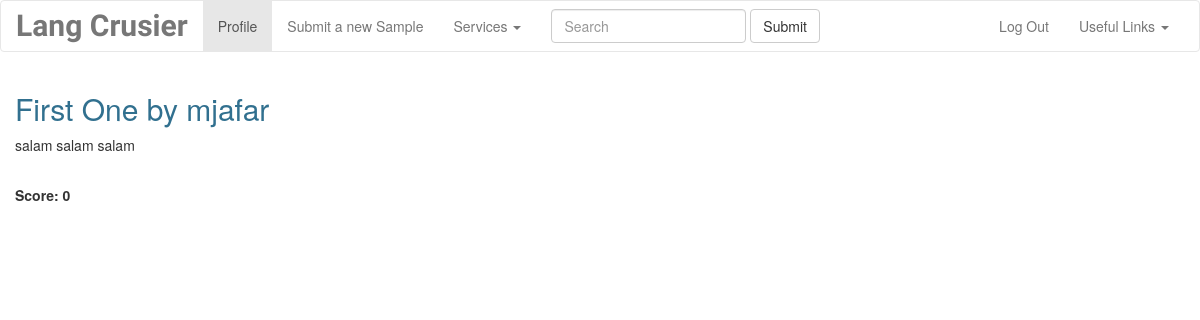
Screenshot of /profile/mjafar/4/ with the database file from the repository.
### user_profile/models.py (models this page shows, shortened)
class Writing(models.Model):
    author=models.ForeignKey(User)
    text=models.CharField(max_length=10000)
    score=models.CharField(max_length=10, default='0')
    title = models.CharField(max_length=30, null=True, default='untitled')

### user_profile/views.py (the view)
# urls.py: url(r'^(?P<username>[a-zA-Z0-9_.]{4,})/(?P<pk>[0-9]+)/$', writing, name='writing'),
def writing(request,username,pk):
    current_writing=Writing.objects.get(pk=pk)
    return render(request, 'user_profile/writing page.html',{'object':current_writing})

### user_profile/templates/user_profile/writing page.html (shortened to what this page needs)
{% extends "user_profile/base.html" %}
{% load static %}
{% block content %}
    <div class="container-fluid">
    <h2 class="text-info">{{ object.title }} by {{ object.author }}</h2>
    <p>
    {{ object.text }}
    </p>
<br>
<label>Score: {{ object.score }}</label>
    </div>
{% endblock %}

### rows the page displays
Writing: title "First One", author "mjafar", text "salam salam salam", score "0"
